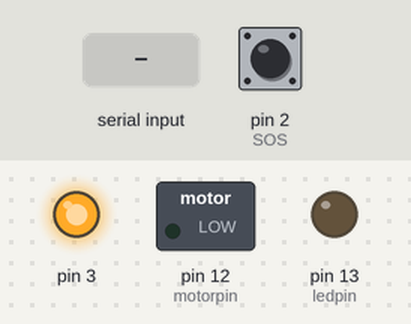
This sketch was run on a simulated Arduino Uno, built with avr-gcc and run on an emulated ATmega328P. Parts: switched loads named in the sketch (green lamp = pin HIGH), output pins drawn as LEDs (lit = HIGH). Dashed ring = blinking. Inputs (shaded band) come from the test bench; at power-on: pin 2 (SOS) HIGH.

Above: at 1.2 s.
1.3 s: "R" received over the second serial link
At 1.42 s:
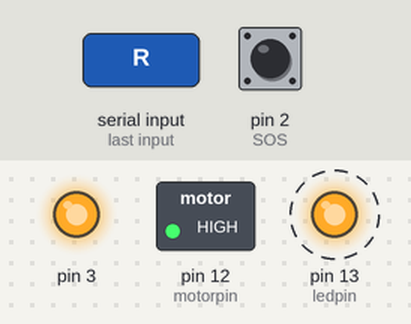
3.5 s: "U" received over the second serial link
At 6.8 s:
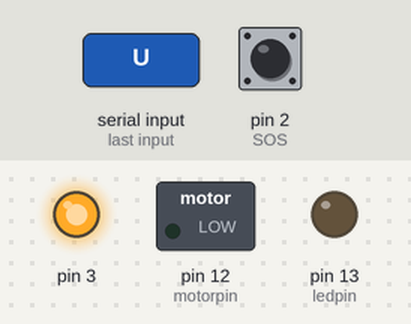
Timing chart, 0 to 8.3 s (numbered marks = the images above; inputs shaded):
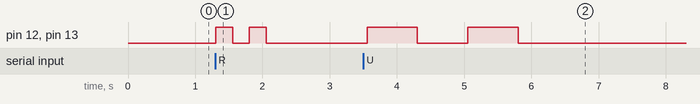

Measured:
- after the input at 1.3 s, pin 12 (motorpin), pin 13 (ledpin): alternates HIGH for 0.25 s and LOW for 0.25 s, 4 changes in all, then stays LOW, starting at once
- after the input at 3.5 s, pin 12 (motorpin), pin 13 (ledpin): alternates HIGH for 0.75 s and LOW for 0.75 s, 4 changes in all, then stays LOW, starting after 0.06 s

The sketch:

bluetooth_hackathon_arduino.ino
```cpp
#include <SoftwareSerial.h>// import the serial library

SoftwareSerial Genotronex(7, 8); // RX, TX

int ledpin=13; // led on D13 will show blink on / off
int motorpin=12;
int SOS=2;
int BluetoothData; // the data given from Computer

void setup() {
  // put your setup code here, to run once:
  Genotronex.begin(115200);
  Genotronex.println("\nBluetooth On please press 1 or 0 blink LED ..");
  //attachInterrupt(digitalPinToInterrupt(SOS), blink, RISING);
  pinMode(ledpin,OUTPUT);
  pinMode(SOS, INPUT_PULLUP);
  pinMode(motorpin,OUTPUT);
  pinMode(3,OUTPUT);
  digitalWrite(3,HIGH);
  digitalWrite(motorpin,LOW);
}

void blink() {
    long current=millis();
    bool accident=false;
    while (millis()-current<5000){
      if (digitalRead(SOS)==HIGH){
        accident=true;
        break;
      }
    }
    if (accident==false){
      Genotronex.println("H");
      delay(500);
    }
}

void loop() {
  // put your main code here, to run repeatedly:
  int index = 0;
  char c;
  if (digitalRead(SOS)==LOW) blink();
  if (Genotronex.available()>0){
    BluetoothData=Genotronex.read();
    c = BluetoothData;
    if (c=='L'){
      digitalWrite(ledpin,HIGH);
      digitalWrite(motorpin,HIGH);
      delay(250);
      digitalWrite(ledpin,LOW); digitalWrite(motorpin,LOW);
    }else if (c=='R'){
      digitalWrite(ledpin,HIGH); digitalWrite(motorpin,HIGH);
      delay(250);
      digitalWrite(ledpin,LOW);digitalWrite(motorpin,LOW);
      delay(250);
      digitalWrite(ledpin,HIGH);digitalWrite(motorpin,HIGH);
      delay(250);
      digitalWrite(ledpin,LOW);digitalWrite(motorpin,LOW);
    }else if (c=='S'){
      digitalWrite(ledpin,HIGH); digitalWrite(motorpin,HIGH);
      delay(750);
      digitalWrite(ledpin,LOW);digitalWrite(motorpin,LOW);
    }
    else if (c=='U'){
      digitalWrite(ledpin,HIGH); digitalWrite(motorpin,HIGH);
      delay(750);
      digitalWrite(ledpin,LOW);digitalWrite(motorpin,LOW);
      delay(750);
      digitalWrite(ledpin,HIGH); digitalWrite(motorpin,HIGH);
      delay(750);
      digitalWrite(ledpin,LOW);digitalWrite(motorpin,LOW);
    }
    //Genotronex.println(BluetoothData);
  }
  delay(100);// prepare for next data ...
}
```
